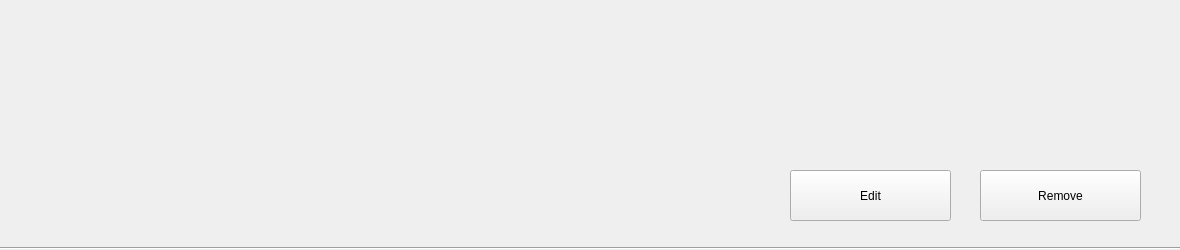
<?xml version="1.0" encoding="UTF-8"?>
<ui version="4.0">
 <class>bookItemWidget</class>
 <widget class="QWidget" name="bookItemWidget">
  <property name="geometry">
   <rect>
    <x>0</x>
    <y>0</y>
    <width>1180</width>
    <height>250</height>
   </rect>
  </property>
  <property name="windowTitle">
   <string>bookItemWidget</string>
  </property>
  <widget class="QLabel" name="bookName">
   <property name="geometry">
    <rect>
     <x>150</x>
     <y>10</y>
     <width>1011</width>
     <height>71</height>
    </rect>
   </property>
   <property name="font">
    <font>
     <pointsize>-1</pointsize>
    </font>
   </property>
   <property name="styleSheet">
    <string notr="true">font-size: 40px;</string>
   </property>
   <property name="text">
    <string/>
   </property>
  </widget>
  <widget class="QLabel" name="bookImg">
   <property name="geometry">
    <rect>
     <x>0</x>
     <y>0</y>
     <width>141</width>
     <height>241</height>
    </rect>
   </property>
   <property name="styleSheet">
    <string notr="true"/>
   </property>
   <property name="text">
    <string/>
   </property>
  </widget>
  <widget class="QPushButton" name="editButton">
   <property name="geometry">
    <rect>
     <x>790</x>
     <y>170</y>
     <width>161</width>
     <height>51</height>
    </rect>
   </property>
   <property name="cursor">
    <cursorShape>PointingHandCursor</cursorShape>
   </property>
   <property name="mouseTracking">
    <bool>true</bool>
   </property>
   <property name="text">
    <string>Edit</string>
   </property>
  </widget>
  <widget class="QLabel" name="bookAuthor">
   <property name="geometry">
    <rect>
     <x>150</x>
     <y>120</y>
     <width>281</width>
     <height>51</height>
    </rect>
   </property>
   <property name="font">
    <font>
     <family>Gadugi</family>
     <pointsize>20</pointsize>
     <italic>true</italic>
    </font>
   </property>
   <property name="text">
    <string/>
   </property>
  </widget>
  <widget class="QPushButton" name="removeButton">
   <property name="geometry">
    <rect>
     <x>980</x>
     <y>170</y>
     <width>161</width>
     <height>51</height>
    </rect>
   </property>
   <property name="cursor">
    <cursorShape>PointingHandCursor</cursorShape>
   </property>
   <property name="mouseTracking">
    <bool>true</bool>
   </property>
   <property name="text">
    <string>Remove</string>
   </property>
  </widget>
  <widget class="Line" name="line">
   <property name="geometry">
    <rect>
     <x>0</x>
     <y>240</y>
     <width>1221</width>
     <height>16</height>
    </rect>
   </property>
   <property name="orientation">
    <enum>Qt::Horizontal</enum>
   </property>
  </widget>
 </widget>
 <resources>
  <include location="LIBPRO.qrc"/>
  <include location="source.qrc"/>
  <include location="source1.qrc"/>
  <include location="source2.qrc"/>
 </resources>
 <connections/>
</ui>
